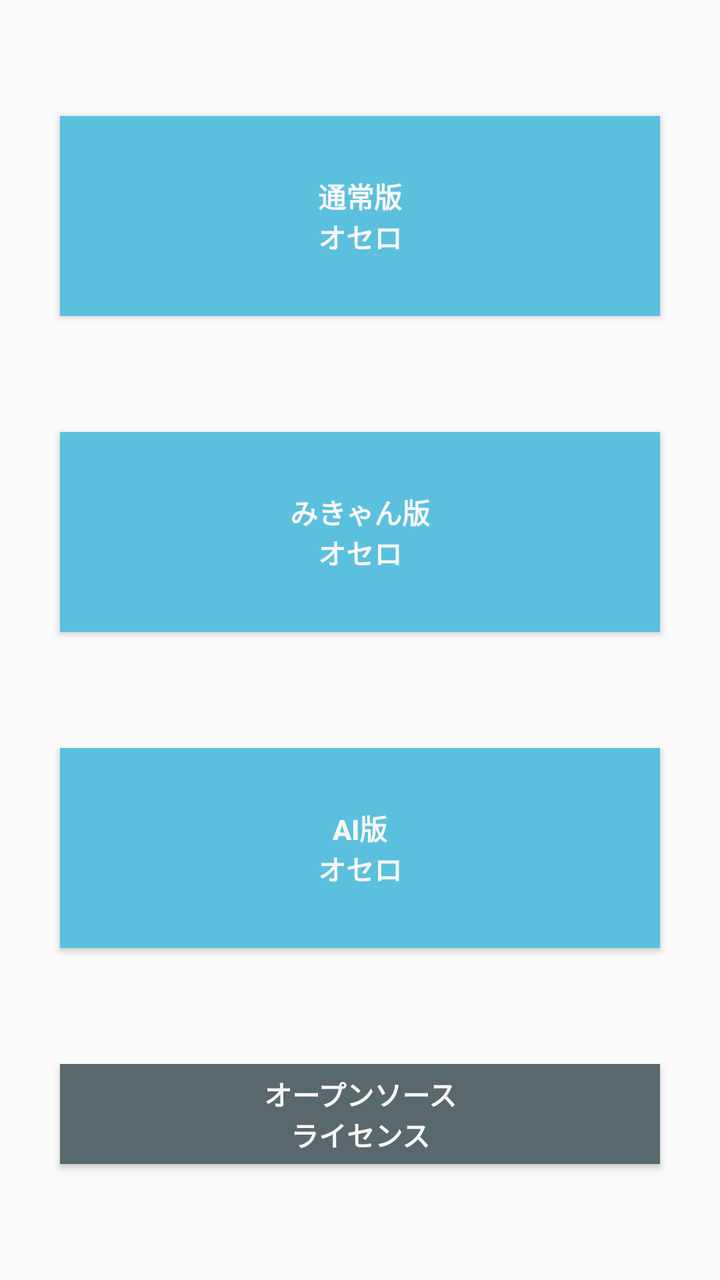
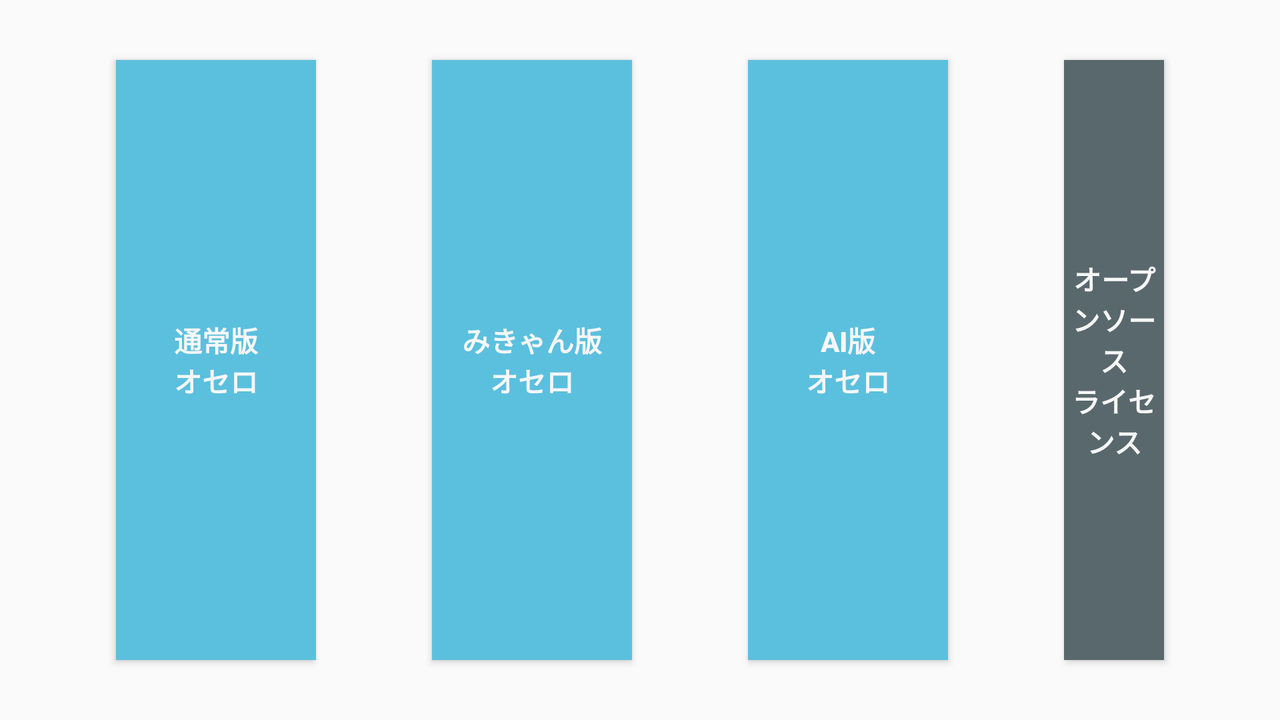

Two renders of one Android screen. The first uses the default layout on a phone; the second uses the alternative layout the repository ships for a different screen configuration, on a matching device. The two XML files are below.
<!-- AndroidManifest.xml: application theme AppTheme -->
<!-- res/layout/activity_main.xml -->
<?xml version="1.0" encoding="utf-8"?>
<layout xmlns:android="http://schemas.android.com/apk/res/android">

    <LinearLayout
        android:layout_width="match_parent"
        android:layout_height="match_parent"
        android:orientation="vertical"
        android:gravity="center_vertical">

        <Space
            android:layout_width="1dp"
            android:layout_height="0dp"
            android:layout_weight="1" >
        </Space>

        <Button
            android:id="@+id/buttonNormal"
            android:layout_width="300dp"
            android:layout_height="100dp"
            android:layout_gravity="center_horizontal"
            android:background="#5BC0DE"
            android:onClick="startNormalOthello"
            android:text="@string/start_normal_osero"
            android:textColor="#F7F7F7"
            android:textStyle="bold" />

        <Space
            android:layout_width="1dp"
            android:layout_height="0dp"
            android:layout_weight="1" >
        </Space>

        <Button
            android:id="@+id/buttonMican"
            android:layout_width="300dp"
            android:layout_height="100dp"
            android:layout_gravity="center_horizontal"
            android:background="#5BC0DE"
            android:onClick="startMicanOthello"
            android:text="@string/start_mican_osero"
            android:textColor="#F7F7F7"
            android:textStyle="bold" />

        <Space
            android:layout_width="1dp"
            android:layout_height="0dp"
            android:layout_weight="1" >
        </Space>

        <Button
            android:id="@+id/buttonAI"
            android:layout_width="300dp"
            android:layout_height="100dp"
            android:layout_gravity="center_horizontal"
            android:background="#5BC0DE"
            android:onClick="startAiOthello"
            android:text="@string/start_ai_osero"
            android:textColor="#F7F7F7"
            android:textStyle="bold" />

        <Space
            android:layout_width="1dp"
            android:layout_height="0dp"
            android:layout_weight="1" >
        </Space>

        <Button
            android:id="@+id/buttonLicense"
            android:layout_width="300dp"
            android:layout_height="50dp"
            android:layout_gravity="center_horizontal"
            android:background="#59686C"
            android:onClick="startLicenseActivity"
            android:text="@string/start_license_activity"
            android:textColor="#F7F7F7"
            android:textStyle="bold" />

        <Space
            android:layout_width="1dp"
            android:layout_height="0dp"
            android:layout_weight="1" >
        </Space>
    </LinearLayout>
</layout>
<!-- resources referenced by this layout -->
<resources>
  <string name="start_ai_osero">AI版\nオセロ</string>
  <string name="start_license_activity">オープンソース\nライセンス</string>
  <string name="start_mican_osero">みきゃん版\nオセロ</string>
  <string name="start_normal_osero">通常版\nオセロ</string>
  <style name="AppTheme" parent="Theme.AppCompat.Light.NoActionBar">
          
          <item name="colorPrimary">@color/colorPrimary</item>
          <item name="colorPrimaryDark">@color/colorPrimaryDark</item>
          <item name="colorAccent">@color/colorAccent</item>
      </style>
</resources>
<!-- res/layout-land/activity_main.xml (the repository's variant of the layout above) -->
<!-- drawn on the phone turned sideways -->
<?xml version="1.0" encoding="utf-8"?>
<layout xmlns:android="http://schemas.android.com/apk/res/android">

    <LinearLayout
        android:layout_width="match_parent"
        android:layout_height="match_parent"
        android:orientation="horizontal"
        android:gravity="center_vertical">

        <Space
            android:layout_width="0dp"
            android:layout_height="1dp"
            android:layout_weight="1" >
        </Space>

        <Button
            android:id="@+id/buttonNormal"
            android:layout_width="100dp"
            android:layout_height="300dp"
            android:layout_gravity="center_vertical"
            android:background="#5BC0DE"
            android:onClick="startNormalOthello"
            android:text="@string/start_normal_osero"
            android:textColor="#F7F7F7"
            android:textStyle="bold" />

        <Space
            android:layout_width="0dp"
            android:layout_height="1dp"
            android:layout_weight="1" >
        </Space>

        <Button
            android:id="@+id/buttonMican"
            android:layout_width="100dp"
            android:layout_height="300dp"
            android:layout_gravity="center_vertical"
            android:background="#5BC0DE"
            android:onClick="startMicanOthello"
            android:text="@string/start_mican_osero"
            android:textColor="#F7F7F7"
            android:textStyle="bold" />

        <Space
            android:layout_width="0dp"
            android:layout_height="1dp"
            android:layout_weight="1" >
        </Space>

        <Button
            android:id="@+id/buttonAI"
            android:layout_width="100dp"
            android:layout_height="300dp"
            android:layout_gravity="center_vertical"
            android:background="#5BC0DE"
            android:onClick="startAiOthello"
            android:text="@string/start_ai_osero"
            android:textColor="#F7F7F7"
            android:textStyle="bold" />

        <Space
            android:layout_width="0dp"
            android:layout_height="1dp"
            android:layout_weight="1" >
        </Space>

        <Button
            android:id="@+id/buttonLicense"
            android:layout_width="50dp"
            android:layout_height="300dp"
            android:layout_gravity="center_vertical"
            android:background="#59686C"
            android:onClick="startLicenseActivity"
            android:text="@string/start_license_activity"
            android:textColor="#F7F7F7"
            android:textStyle="bold" />

        <Space
            android:layout_width="0dp"
            android:layout_height="1dp"
            android:layout_weight="1" >
        </Space>
    </LinearLayout>
</layout>
